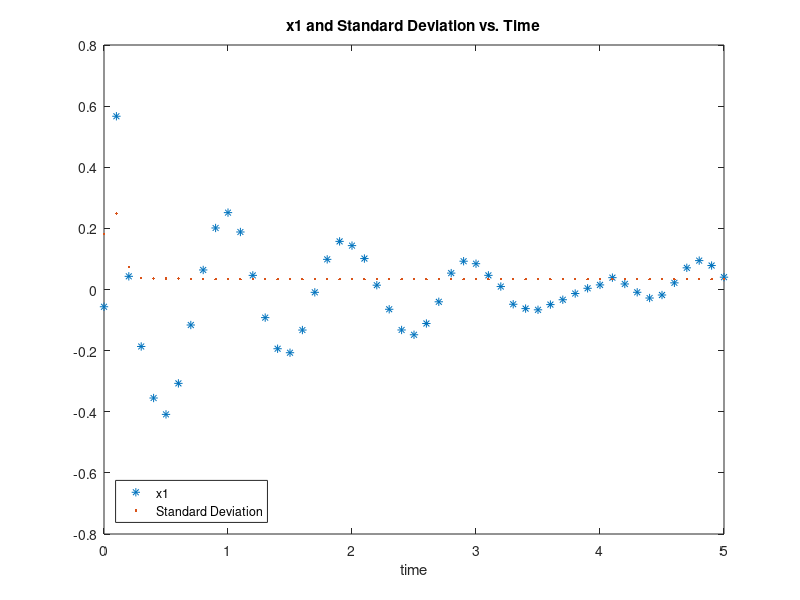
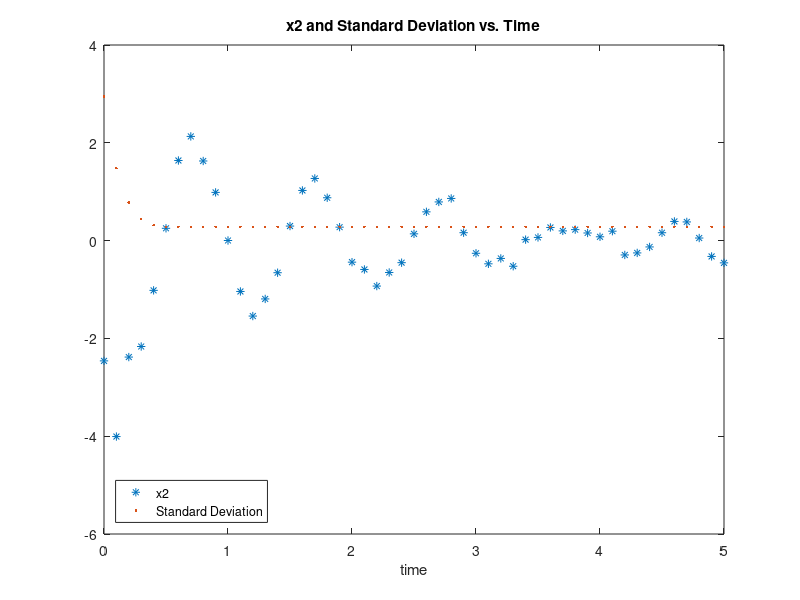
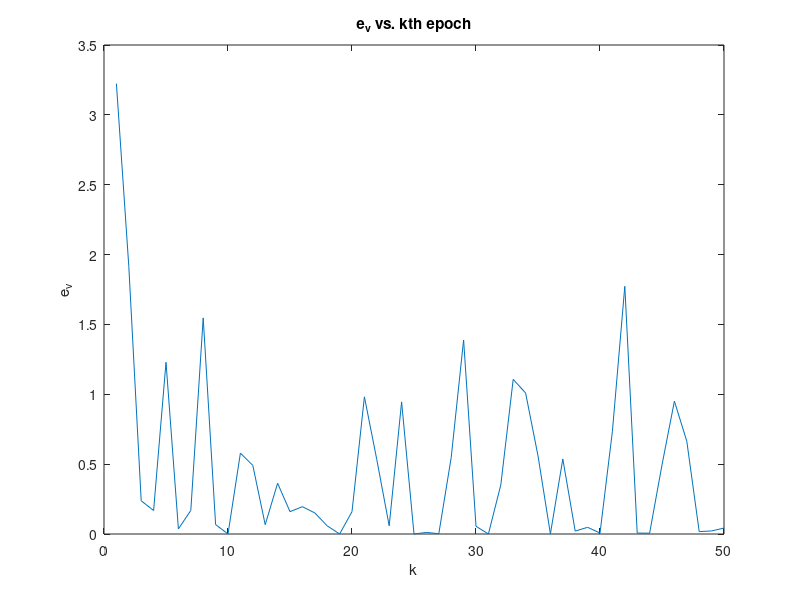

These charts were generated, in order, by the following MATLAB code:

    clear all
%
   Fk     = [  0.81671934103521,  0.08791146849849;...
              -3.47061412053765,  0.70624978972000];     % for all k
   Gammak = [  0.00464254201630;...
               0.08791146849849];                        % for all k
   Hk     = [  2.00000000000000,  0.30000000000000];     % for all k
%
   Qk     =    10.0000000000000;                         % for all k
   Rk     =    0.02500000000000;                         % for all k
%
   xhat0   = [  0.20000000000000;...
               -2.50000000000000];
   P0      = [  0.25000000000000,  0.08000000000000;...
                0.08000000000000,  0.50000000000000];
%
%  Note that the following arrays define the sample times 
%  [t(1);t(2);t(3);...;t(50)] and the measurements 
%  [z(1);z(2);z(3);...;z(50)]
%
   thist = [0:50]'*0.1;
   zhist = [ 0.02383298309203;...
            -0.55591871168948;...
            -1.05935554290722;...
            -1.05529425028104;...
            -0.86149732254798;...
            -0.10153299850194;...
             0.36112529464643;...
             0.47786634115705;...
             0.72730823010582;...
             0.50597241493797;...
            -0.02057573361945;...
            -0.44873539842113;...
            -0.51293100671582;...
            -0.65184345825239;...
            -0.27976513417064;...
             0.09183728563585;...
             0.40613559791209;...
             0.43307417548765;...
             0.39679982527473;...
             0.11036162610711;...
             0.13608657926764;...
            -0.33221223086189;...
            -0.29790205778345;...
            -0.50880744085323;...
            -0.25596957311883;...
            -0.05786066411919;...
             0.15144702629632;...
             0.44845974568964;...
             0.10207026293313;...
             0.06484704622975;...
            -0.04907110090192;...
            -0.02382173652265;...
            -0.37121894597765;...
            -0.00685278521870;...
            -0.19686991471942;...
            -0.02197647224176;...
            -0.08916514718846;...
             0.02493051953437;...
             0.03022543201266;...
             0.04419632763754;...
             0.23111899111050;...
            -0.20046198967624;...
            -0.08463913963613;...
            -0.08615677186849;...
             0.09083225494890;...
             0.27010162319482;...
             0.34742425008547;...
             0.21959817362201;...
             0.04332495522355;...
            -0.03274085377068];
        
        x_bar = Fk*xhat0;
        p_bar = Fk*P0*transpose(Fk) + Gammak*Qk*transpose(Gammak);
        
        pos(1) = x_bar(1);
        vel(1) = x_bar(2);
        p_11(1) = p_bar(1,1);
        p_22(1) = p_bar(2,2);
        
        for i = 1:50
            U = zhist(i) - Hk*x_bar;
            S = Hk*p_bar*transpose(Hk) + Rk;
            W = p_bar*transpose(Hk)*inv(S);
            x_hat = x_bar + W*U;
            p_hat = p_bar - W*S*W';
            e_v = U'*inv(S)*U;
            
            x_bar = Fk*x_hat;
            p_bar = Fk*p_hat*transpose(Fk) + Gammak*Qk*transpose(Gammak);
            
            pos(i+1) = x_hat(1);
            vel(i+1) = x_hat(2);
            p_11(i+1) = sqrt(p_hat(1,1));
            p_22(i+1) = sqrt(p_hat(2,2));
            e_v_vec(i) = e_v;
        end
        x_hat_f = x_hat
        p_hat_f = p_hat
        
       
        figure(1)
        plot(thist,pos,'*');
        hold on
        plot(thist,p_11,'.');
        xlabel('time');
        title('x1 and Standard Deviation vs. Time');
        legend({'x1','Standard Deviation'},'Location','southwest')
        
        figure(2)
        plot(thist,vel,'*');
        hold on
        plot(thist,p_22,'.');
        xlabel('time');
        title('x2 and Standard Deviation vs. Time');
        legend({'x2','Standard Deviation'},'Location','southwest')
        
        figure(3)
        plot(1:50,e_v_vec);
        xlabel('k');
        ylabel('e_v');
        title('e_v vs. kth epoch');
       
        
